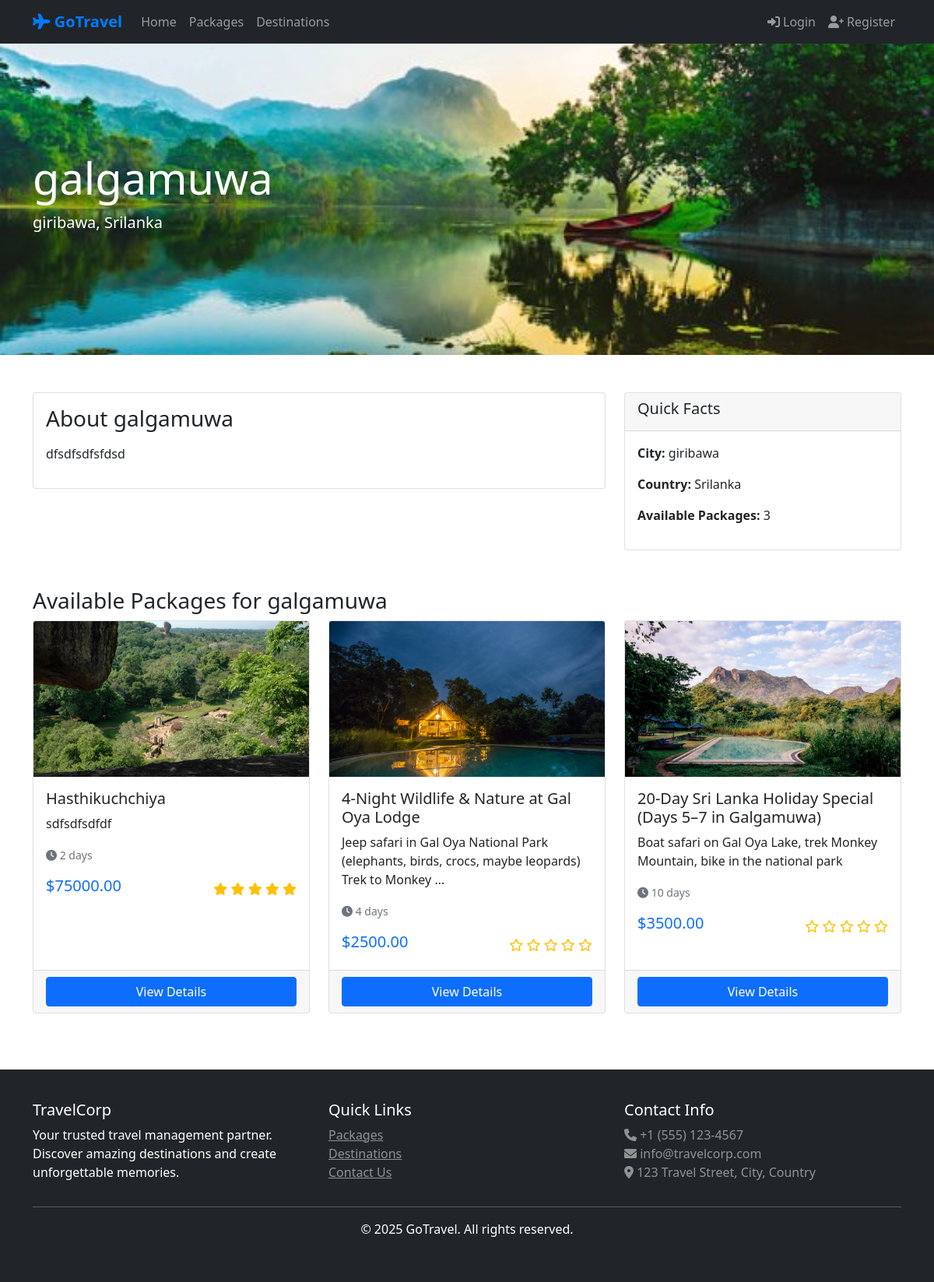
The app's page /destinations/1/, older data.
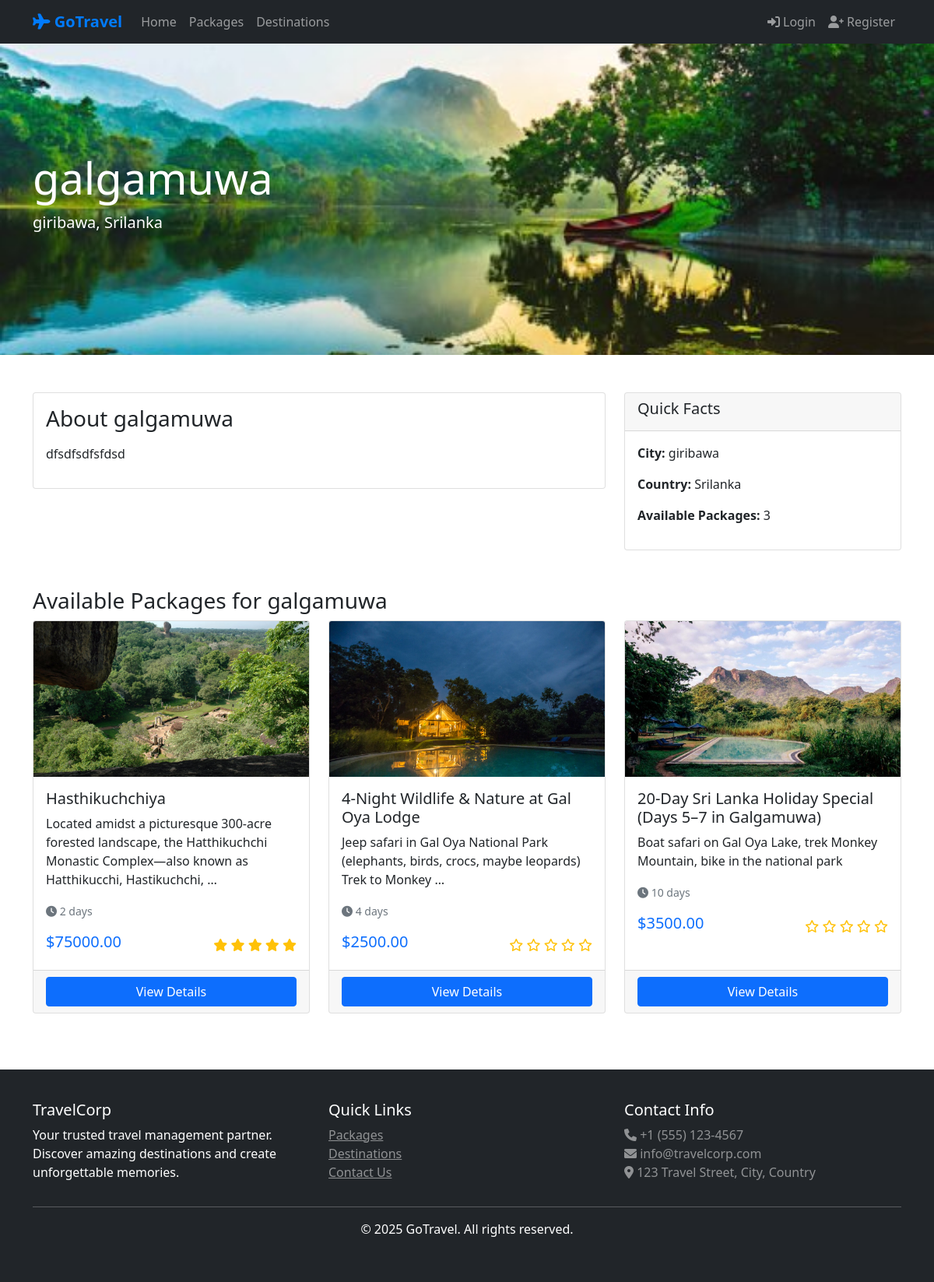
The same page, newer data.
### travel/models.py (models this page shows, shortened)
class Package(models.Model):
    PACKAGE_TYPES = [
        ('tour', 'Tour Package'),
        ('hotel', 'Hotel Package'),
        ('transport', 'Transport Package'),
        ('combo', 'Combo Package'),
    ]
    name = models.CharField(max_length=200)
    destination = models.ForeignKey(Destination, on_delete=models.CASCADE)
    package_type = models.CharField(max_length=20, choices=PACKAGE_TYPES)
    description = models.TextField()
    price = models.DecimalField(max_digits=10, decimal_places=2)
    duration_days = models.IntegerField()
    max_people = models.IntegerField()
    includes = models.TextField(help_text="What's included in the package")
    excludes = models.TextField(help_text="What's not included")
    image = models.ImageField(upload_to='packages/')
    is_active = models.BooleanField(default=True)
    is_featured = models.BooleanField(default=False, help_text="Mark as featured package")
    created_by = models.ForeignKey(User, on_delete=models.CASCADE)
    created_at = models.DateTimeField(auto_now_add=True)
    updated_at = models.DateTimeField(auto_now=True)
    def average_rating(self):
        reviews = self.review_set.all()
        if reviews:
            return sum([review.rating for review in reviews]) / len(reviews)
        return 0

### travel/views.py (the view)
# urls.py: path('destinations/<int:destination_id>/', views.destination_detail, name='destination_detail'),
def destination_detail(request, destination_id):
    try:
        destination = get_object_or_404(Destination, id=destination_id, is_active=True)
        packages = Package.objects.filter(destination=destination, is_active=True)
    except:
        destination = None
        packages = []
    template = loader.get_template('travel/destination_detail.html')
    context = {
        'destination': destination,
        'packages': packages,
    }
    return HttpResponse(template.render(context, request))

### travel/context_processors.py (called while the page is built)
def user_profile(request):
    if request.user.is_authenticated:
        try:
            profile, created = UserProfile.objects.get_or_create(user=request.user)
            return {'user_profile': profile}
        except:
            return {'user_profile': None}
    return {'user_profile': None}

### travel/templates/travel/destination_detail.html (shortened to what this page needs)
{% extends 'travel/base.html' %}
{% block content %}
<div class="hero-section"
    style="background-image: url('{{ destination.image.url }}'); height: 400px; background-size: cover; background-position: center;">
    <div class="container h-100 d-flex align-items-center">
        <div class="text-white">
            <h1 class="display-4">{{ destination.name }}</h1>
            <p class="lead">{{ destination.city }}, {{ destination.country }}</p>
        </div>
    </div>
</div>
<div class="container my-5">
    <div class="row">
        <div class="col-md-8">
            <div class="card">
                <div class="card-body">
                    <h3>About {{ destination.name }}</h3>
                    <p>{{ destination.description|linebreaks }}</p>
                </div>
            </div>
        </div>
        <div class="col-md-4">
            <div class="card">
                <div class="card-header">
                    <h5>Quick Facts</h5>
                </div>
                <div class="card-body">
                    <p><strong>City:</strong> {{ destination.city }}</p>
                    <p><strong>Country:</strong> {{ destination.country }}</p>
                    <p><strong>Available Packages:</strong> {{ packages.count }}</p>
                </div>
            </div>
        </div>
    </div>
    <div class="mt-5">
        <h3>Available Packages for {{ destination.name }}</h3>
        <div class="row">
            {% for package in packages %}
            <div class="col-md-4 mb-4">
                <div class="card h-100">
                    <img src="{{ package.image.url }}" class="card-img-top" alt="{{ package.name }}"
                        style="height: 200px; object-fit: cover;">
                    <div class="card-body">
                        <h5 class="card-title">{{ package.name }}</h5>
                        <p class="card-text">{{ package.description|truncatewords:15 }}</p>
                        <p class="card-text">
                            <small class="text-muted">
                                <i class="fas fa-clock"></i> {{ package.duration_days }} days
                            </small>
                        </p>
                        <div class="d-flex justify-content-between align-items-center">
                            <span class="h5 text-primary">${{ package.price }}</span>
                            <div class="rating">
                                {% for i in "12345" %}
                                {% if forloop.counter <= package.average_rating %} <i class="fas fa-star text-warning">
                                    </i>
                                    {% else %}
                                    <i class="far fa-star text-warning"></i>
                                    {% endif %}
                                    {% endfor %}
                            </div>
                        </div>
                    </div>
                    <div class="card-footer">
                        <a href="{% url 'package_detail' package.id %}" class="btn btn-primary w-100">View Details</a>
                    </div>
                </div>
            </div>
            {% endfor %}
        </div>
    </div>
</div>
{% endblock %}

Row changes from the older to the newer data that the page shows:
changed Package "Hasthikuchchiya": description "sdfsdfsdfdf" → "Located amidst a picturesque 300-acre forested landscape, the Hatthikuchchi Monastic Complex—also known as Hatthikucchi, Hastikuchchi, …"
